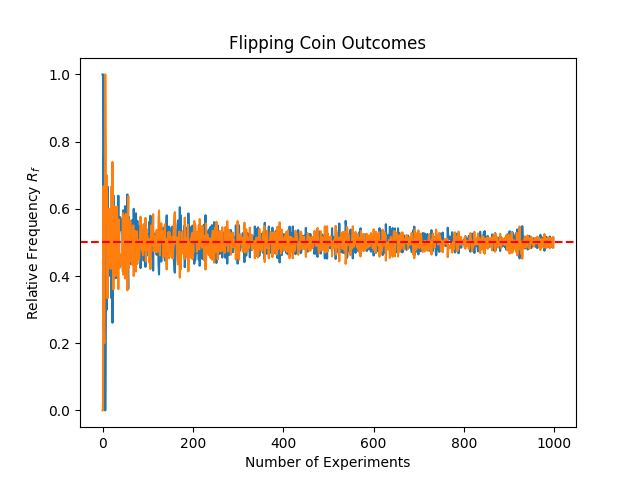

Source code (Python):
import random
import matplotlib.pyplot as plt
import numpy as np

a = [0, 1]


# Experiment: Randomly select an element from the list a

result = random.choice(a)


# Repeat the experiment n times
n_ex = 1000

results = {}


for n in range(1,n_ex+1): # size of experiment is equal to the number of experiment
    print('-'*5, f'Experiment {n}','-'*5)
    data = []
    field = {}

    for exp in range(1, n+1):
        
        result = random.choice(a)
        data.append(result)
    
    field["exp"] = data
    field["rf1"] = data.count(1) / n
    field["rf0"] = data.count(0) / n

    print(f'exp {n} : {field["exp"]}')
    print(f'rf1 : {field["rf1"]:.3f}')
    print(f'rf0 : {field["rf0"]:.3f}')
    results[f'{n} exp'] = field


rf1s = []
rf0s = []
for ex, val  in results.items():
    rf1s.append(val['rf1'])
    rf0s.append(val['rf0'])

ns = np.arange(len(results))
plt.title(r'Flipping Coin Outcomes')
plt.plot(ns, rf1s)
plt.plot(ns, rf0s)
plt.xlabel("Number of Experiments")
plt.ylabel(r"Relative Frequency $R_f$")
plt.axhline(.5,  color = 'r', linestyle = '--')
plt.show()


# ------------ QUESTION 2 ------------ #

# There are 2 possible outcomes for 3 trials making the sample space size = 2^3 = 8

# ------------ QUESTION 3 ------------ #

print('=' * 10 ,' Question 3','=' * 10)

a = [0, 1]
# Experiment: Randomly select an element from the list a
result = random.choice(a)

# Repeat the experiment n times
n = 2


results = np.random.randint(0,1, size = n, dtype = int).tolist()

print(f"n = {n} experiments:")
print(f"  Results: {results}")

# rf = relative frequency
print(f"  rf(0) = {results.count(0) / n}")
print(f"  rf(1) = {results.count(1) / n}")
